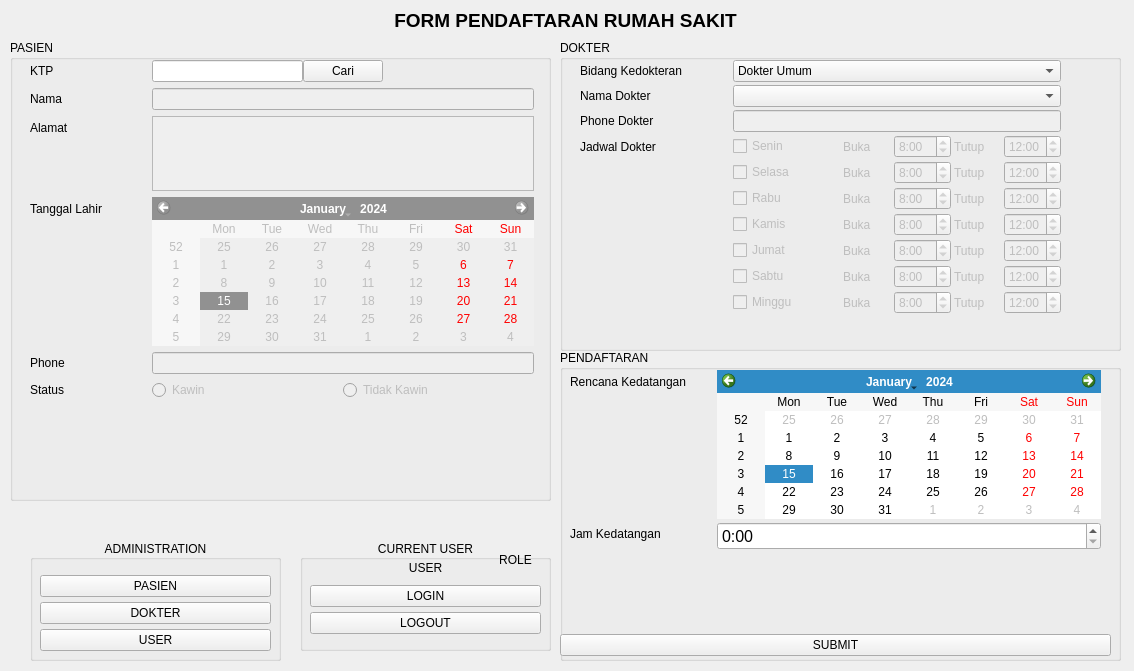
<?xml version="1.0" encoding="UTF-8"?>
<ui version="4.0">
 <class>FrmPendaftaran</class>
 <widget class="QMainWindow" name="FrmPendaftaran">
  <property name="geometry">
   <rect>
    <x>0</x>
    <y>0</y>
    <width>1134</width>
    <height>671</height>
   </rect>
  </property>
  <property name="windowTitle">
   <string>FrmPendaftaran</string>
  </property>
  <widget class="QWidget" name="centralwidget">
   <widget class="QLabel" name="label">
    <property name="geometry">
     <rect>
      <x>10</x>
      <y>10</y>
      <width>1111</width>
      <height>20</height>
     </rect>
    </property>
    <property name="font">
     <font>
      <pointsize>14</pointsize>
      <weight>75</weight>
      <bold>true</bold>
     </font>
    </property>
    <property name="text">
     <string>FORM PENDAFTARAN RUMAH SAKIT</string>
    </property>
    <property name="alignment">
     <set>Qt::AlignCenter</set>
    </property>
   </widget>
   <widget class="QGroupBox" name="groupBox">
    <property name="geometry">
     <rect>
      <x>300</x>
      <y>540</y>
      <width>251</width>
      <height>111</height>
     </rect>
    </property>
    <property name="title">
     <string>CURRENT USER</string>
    </property>
    <property name="alignment">
     <set>Qt::AlignCenter</set>
    </property>
    <widget class="QWidget" name="verticalLayoutWidget">
     <property name="geometry">
      <rect>
       <x>10</x>
       <y>40</y>
       <width>231</width>
       <height>61</height>
      </rect>
     </property>
     <layout class="QVBoxLayout" name="verticalLayout">
      <property name="spacing">
       <number>0</number>
      </property>
      <item>
       <widget class="QPushButton" name="PB_Login">
        <property name="text">
         <string>LOGIN</string>
        </property>
       </widget>
      </item>
      <item>
       <widget class="QPushButton" name="PB_Logout">
        <property name="text">
         <string>LOGOUT</string>
        </property>
       </widget>
      </item>
     </layout>
    </widget>
    <widget class="QLabel" name="Lbl_CurrentUser">
     <property name="geometry">
      <rect>
       <x>10</x>
       <y>20</y>
       <width>231</width>
       <height>16</height>
      </rect>
     </property>
     <property name="text">
      <string>USER</string>
     </property>
     <property name="alignment">
      <set>Qt::AlignCenter</set>
     </property>
    </widget>
    <widget class="QLabel" name="Lbl_UserRole">
     <property name="geometry">
      <rect>
       <x>190</x>
       <y>10</y>
       <width>51</width>
       <height>20</height>
      </rect>
     </property>
     <property name="text">
      <string>ROLE</string>
     </property>
     <property name="alignment">
      <set>Qt::AlignCenter</set>
     </property>
    </widget>
   </widget>
   <widget class="QGroupBox" name="groupBox_2">
    <property name="geometry">
     <rect>
      <x>30</x>
      <y>540</y>
      <width>251</width>
      <height>121</height>
     </rect>
    </property>
    <property name="title">
     <string>ADMINISTRATION</string>
    </property>
    <property name="alignment">
     <set>Qt::AlignCenter</set>
    </property>
    <widget class="QWidget" name="verticalLayoutWidget_2">
     <property name="geometry">
      <rect>
       <x>10</x>
       <y>30</y>
       <width>231</width>
       <height>86</height>
      </rect>
     </property>
     <layout class="QVBoxLayout" name="verticalLayout_2">
      <property name="spacing">
       <number>0</number>
      </property>
      <item>
       <widget class="QPushButton" name="PB_Pasien">
        <property name="text">
         <string>PASIEN</string>
        </property>
       </widget>
      </item>
      <item>
       <widget class="QPushButton" name="PB_Dokter">
        <property name="text">
         <string>DOKTER</string>
        </property>
       </widget>
      </item>
      <item>
       <widget class="QPushButton" name="PB_User">
        <property name="text">
         <string>USER</string>
        </property>
       </widget>
      </item>
     </layout>
    </widget>
   </widget>
   <widget class="QGroupBox" name="groupBox_3">
    <property name="geometry">
     <rect>
      <x>10</x>
      <y>40</y>
      <width>541</width>
      <height>461</height>
     </rect>
    </property>
    <property name="font">
     <font>
      <weight>50</weight>
      <bold>false</bold>
     </font>
    </property>
    <property name="title">
     <string>PASIEN</string>
    </property>
    <property name="flat">
     <bool>false</bool>
    </property>
    <widget class="QWidget" name="formLayoutWidget">
     <property name="geometry">
      <rect>
       <x>0</x>
       <y>20</y>
       <width>544</width>
       <height>431</height>
      </rect>
     </property>
     <layout class="QFormLayout" name="formLayout">
      <property name="horizontalSpacing">
       <number>50</number>
      </property>
      <property name="leftMargin">
       <number>20</number>
      </property>
      <property name="rightMargin">
       <number>20</number>
      </property>
      <item row="0" column="0">
       <widget class="QLabel" name="kTPLabel">
        <property name="text">
         <string>KTP</string>
        </property>
       </widget>
      </item>
      <item row="1" column="0">
       <widget class="QLabel" name="namaLabel">
        <property name="text">
         <string>Nama</string>
        </property>
       </widget>
      </item>
      <item row="1" column="1">
       <widget class="QLineEdit" name="Txt_Nama">
        <property name="enabled">
         <bool>false</bool>
        </property>
       </widget>
      </item>
      <item row="2" column="0">
       <widget class="QLabel" name="alamatLabel">
        <property name="text">
         <string>Alamat</string>
        </property>
       </widget>
      </item>
      <item row="2" column="1">
       <widget class="QTextBrowser" name="Txt_Alamat">
        <property name="enabled">
         <bool>false</bool>
        </property>
        <property name="sizePolicy">
         <sizepolicy hsizetype="Expanding" vsizetype="Maximum">
          <horstretch>0</horstretch>
          <verstretch>0</verstretch>
         </sizepolicy>
        </property>
        <property name="maximumSize">
         <size>
          <width>16777215</width>
          <height>75</height>
         </size>
        </property>
       </widget>
      </item>
      <item row="3" column="0">
       <widget class="QLabel" name="tanggalLahirLabel">
        <property name="text">
         <string>Tanggal Lahir</string>
        </property>
       </widget>
      </item>
      <item row="3" column="1">
       <widget class="QCalendarWidget" name="Cal_TanggalLahir">
        <property name="enabled">
         <bool>false</bool>
        </property>
        <property name="sizePolicy">
         <sizepolicy hsizetype="Preferred" vsizetype="Fixed">
          <horstretch>0</horstretch>
          <verstretch>0</verstretch>
         </sizepolicy>
        </property>
       </widget>
      </item>
      <item row="4" column="0">
       <widget class="QLabel" name="phoneLabel">
        <property name="text">
         <string>Phone</string>
        </property>
       </widget>
      </item>
      <item row="4" column="1">
       <widget class="QLineEdit" name="Txt_Phone">
        <property name="enabled">
         <bool>false</bool>
        </property>
       </widget>
      </item>
      <item row="5" column="0">
       <widget class="QLabel" name="statusLabel">
        <property name="text">
         <string>Status</string>
        </property>
       </widget>
      </item>
      <item row="5" column="1">
       <layout class="QHBoxLayout" name="horizontalLayout">
        <item>
         <widget class="QRadioButton" name="Opt_Kawin">
          <property name="enabled">
           <bool>false</bool>
          </property>
          <property name="text">
           <string>Kawin</string>
          </property>
         </widget>
        </item>
        <item>
         <widget class="QRadioButton" name="Opt_Kawin_2">
          <property name="enabled">
           <bool>false</bool>
          </property>
          <property name="text">
           <string>Tidak Kawin</string>
          </property>
         </widget>
        </item>
       </layout>
      </item>
      <item row="0" column="1">
       <layout class="QHBoxLayout" name="horizontalLayout_4">
        <item>
         <widget class="QLineEdit" name="Txt_KTP"/>
        </item>
        <item>
         <widget class="QPushButton" name="PB_Cari">
          <property name="text">
           <string>Cari</string>
          </property>
         </widget>
        </item>
        <item>
         <spacer name="horizontalSpacer">
          <property name="orientation">
           <enum>Qt::Horizontal</enum>
          </property>
          <property name="sizeHint" stdset="0">
           <size>
            <width>40</width>
            <height>20</height>
           </size>
          </property>
         </spacer>
        </item>
       </layout>
      </item>
     </layout>
    </widget>
   </widget>
   <widget class="QGroupBox" name="groupBox_4">
    <property name="geometry">
     <rect>
      <x>560</x>
      <y>40</y>
      <width>561</width>
      <height>311</height>
     </rect>
    </property>
    <property name="title">
     <string>DOKTER</string>
    </property>
    <widget class="QWidget" name="formLayoutWidget_2">
     <property name="geometry">
      <rect>
       <x>0</x>
       <y>20</y>
       <width>521</width>
       <height>291</height>
      </rect>
     </property>
     <layout class="QFormLayout" name="formLayout_2">
      <property name="horizontalSpacing">
       <number>50</number>
      </property>
      <property name="verticalSpacing">
       <number>3</number>
      </property>
      <property name="leftMargin">
       <number>20</number>
      </property>
      <property name="rightMargin">
       <number>20</number>
      </property>
      <item row="0" column="0">
       <widget class="QLabel" name="bidangKedokteranLabel_2">
        <property name="text">
         <string>Bidang Kedokteran</string>
        </property>
       </widget>
      </item>
      <item row="0" column="1">
       <widget class="QComboBox" name="Cmb_Bidang">
        <item>
         <property name="text">
          <string>Dokter Umum</string>
         </property>
        </item>
        <item>
         <property name="text">
          <string>Kandungan</string>
         </property>
        </item>
        <item>
         <property name="text">
          <string>Anak</string>
         </property>
        </item>
        <item>
         <property name="text">
          <string>Penyakit Dalam</string>
         </property>
        </item>
        <item>
         <property name="text">
          <string>Bedah</string>
         </property>
        </item>
       </widget>
      </item>
      <item row="1" column="0">
       <widget class="QLabel" name="namaDokterLabel_2">
        <property name="text">
         <string>Nama Dokter</string>
        </property>
       </widget>
      </item>
      <item row="1" column="1">
       <widget class="QComboBox" name="Cmb_NamaDr"/>
      </item>
      <item row="2" column="0">
       <widget class="QLabel" name="phoneDokterLabel_2">
        <property name="text">
         <string>Phone Dokter</string>
        </property>
       </widget>
      </item>
      <item row="2" column="1">
       <widget class="QLineEdit" name="Txt_PhoneDokter">
        <property name="enabled">
         <bool>false</bool>
        </property>
       </widget>
      </item>
      <item row="3" column="0">
       <widget class="QLabel" name="jadwalDokterLabel_2">
        <property name="text">
         <string>Jadwal Dokter</string>
        </property>
       </widget>
      </item>
      <item row="3" column="1">
       <layout class="QVBoxLayout" name="verticalLayout_3">
        <property name="spacing">
         <number>3</number>
        </property>
        <item>
         <layout class="QHBoxLayout" name="horizontalLayout_5">
          <item>
           <widget class="QCheckBox" name="Chk_Senin">
            <property name="enabled">
             <bool>false</bool>
            </property>
            <property name="text">
             <string>Senin</string>
            </property>
           </widget>
          </item>
          <item>
           <layout class="QHBoxLayout" name="horizontalLayout_6">
            <item>
             <widget class="QLabel" name="label_3">
              <property name="enabled">
               <bool>false</bool>
              </property>
              <property name="text">
               <string>Buka</string>
              </property>
             </widget>
            </item>
            <item>
             <widget class="QTimeEdit" name="Time1_Buka">
              <property name="enabled">
               <bool>false</bool>
              </property>
              <property name="dateTime">
               <datetime>
                <hour>8</hour>
                <minute>0</minute>
                <second>0</second>
                <year>2000</year>
                <month>1</month>
                <day>2</day>
               </datetime>
              </property>
              <property name="displayFormat">
               <string>h:mm</string>
              </property>
             </widget>
            </item>
           </layout>
          </item>
          <item>
           <layout class="QHBoxLayout" name="horizontalLayout_7">
            <item>
             <widget class="QLabel" name="label_2">
              <property name="enabled">
               <bool>false</bool>
              </property>
              <property name="text">
               <string>Tutup</string>
              </property>
             </widget>
            </item>
            <item>
             <widget class="QTimeEdit" name="Time1_Tutup">
              <property name="enabled">
               <bool>false</bool>
              </property>
              <property name="dateTime">
               <datetime>
                <hour>12</hour>
                <minute>0</minute>
                <second>0</second>
                <year>2000</year>
                <month>1</month>
                <day>1</day>
               </datetime>
              </property>
              <property name="displayFormat">
               <string>h:mm</string>
              </property>
             </widget>
            </item>
           </layout>
          </item>
         </layout>
        </item>
        <item>
         <layout class="QHBoxLayout" name="horizontalLayout_8">
          <item>
           <widget class="QCheckBox" name="Chk_Selasa">
            <property name="enabled">
             <bool>false</bool>
            </property>
            <property name="text">
             <string>Selasa</string>
            </property>
           </widget>
          </item>
          <item>
           <layout class="QHBoxLayout" name="horizontalLayout_9">
            <item>
             <widget class="QLabel" name="label_4">
              <property name="enabled">
               <bool>false</bool>
              </property>
              <property name="text">
               <string>Buka</string>
              </property>
             </widget>
            </item>
            <item>
             <widget class="QTimeEdit" name="Time2_Buka">
              <property name="enabled">
               <bool>false</bool>
              </property>
              <property name="dateTime">
               <datetime>
                <hour>8</hour>
                <minute>0</minute>
                <second>0</second>
                <year>2000</year>
                <month>1</month>
                <day>1</day>
               </datetime>
              </property>
              <property name="displayFormat">
               <string>h:mm</string>
              </property>
             </widget>
            </item>
           </layout>
          </item>
          <item>
           <layout class="QHBoxLayout" name="horizontalLayout_10">
            <item>
             <widget class="QLabel" name="label_5">
              <property name="enabled">
               <bool>false</bool>
              </property>
              <property name="text">
               <string>Tutup</string>
              </property>
             </widget>
            </item>
            <item>
             <widget class="QTimeEdit" name="Time2_Tutup">
              <property name="enabled">
               <bool>false</bool>
              </property>
              <property name="dateTime">
               <datetime>
                <hour>12</hour>
                <minute>0</minute>
                <second>0</second>
                <year>2000</year>
                <month>1</month>
                <day>1</day>
               </datetime>
              </property>
              <property name="displayFormat">
               <string>h:mm</string>
              </property>
             </widget>
            </item>
           </layout>
          </item>
         </layout>
        </item>
        <item>
         <layout class="QHBoxLayout" name="horizontalLayout_11">
          <item>
           <widget class="QCheckBox" name="Chk_Rabu">
            <property name="enabled">
             <bool>false</bool>
            </property>
            <property name="text">
             <string>Rabu</string>
            </property>
           </widget>
          </item>
          <item>
           <layout class="QHBoxLayout" name="horizontalLayout_12">
            <item>
             <widget class="QLabel" name="label_6">
              <property name="enabled">
               <bool>false</bool>
              </property>
              <property name="text">
               <string>Buka</string>
              </property>
             </widget>
            </item>
            <item>
             <widget class="QTimeEdit" name="Time3_Buka">
              <property name="enabled">
               <bool>false</bool>
              </property>
              <property name="dateTime">
               <datetime>
                <hour>8</hour>
                <minute>0</minute>
                <second>0</second>
                <year>2000</year>
                <month>1</month>
                <day>1</day>
               </datetime>
              </property>
              <property name="displayFormat">
               <string>h:mm</string>
              </property>
             </widget>
            </item>
           </layout>
          </item>
          <item>
           <layout class="QHBoxLayout" name="horizontalLayout_13">
            <item>
             <widget class="QLabel" name="label_7">
              <property name="enabled">
               <bool>false</bool>
              </property>
              <property name="text">
               <string>Tutup</string>
              </property>
             </widget>
            </item>
            <item>
             <widget class="QTimeEdit" name="Time3_Tutup">
              <property name="enabled">
               <bool>false</bool>
              </property>
              <property name="dateTime">
               <datetime>
                <hour>12</hour>
                <minute>0</minute>
                <second>0</second>
                <year>2000</year>
                <month>1</month>
                <day>1</day>
               </datetime>
              </property>
              <property name="displayFormat">
               <string>h:mm</string>
              </property>
             </widget>
            </item>
           </layout>
          </item>
         </layout>
        </item>
        <item>
         <layout class="QHBoxLayout" name="horizontalLayout_14">
          <item>
           <widget class="QCheckBox" name="Chk_Kamis">
            <property name="enabled">
             <bool>false</bool>
            </property>
            <property name="text">
             <string>Kamis</string>
            </property>
           </widget>
          </item>
          <item>
           <layout class="QHBoxLayout" name="horizontalLayout_15">
            <item>
             <widget class="QLabel" name="label_8">
              <property name="enabled">
               <bool>false</bool>
              </property>
              <property name="text">
               <string>Buka</string>
              </property>
             </widget>
            </item>
            <item>
             <widget class="QTimeEdit" name="Time4_Buka">
              <property name="enabled">
               <bool>false</bool>
              </property>
              <property name="dateTime">
               <datetime>
                <hour>8</hour>
                <minute>0</minute>
                <second>0</second>
                <year>2000</year>
                <month>1</month>
                <day>1</day>
               </datetime>
              </property>
              <property name="displayFormat">
               <string>h:mm</string>
              </property>
             </widget>
            </item>
           </layout>
          </item>
          <item>
           <layout class="QHBoxLayout" name="horizontalLayout_16">
            <item>
             <widget class="QLabel" name="label_9">
              <property name="enabled">
               <bool>false</bool>
              </property>
              <property name="text">
               <string>Tutup</string>
              </property>
             </widget>
            </item>
            <item>
             <widget class="QTimeEdit" name="Time4_Tutup">
              <property name="enabled">
               <bool>false</bool>
              </property>
              <property name="dateTime">
               <datetime>
                <hour>12</hour>
                <minute>0</minute>
                <second>0</second>
                <year>2000</year>
                <month>1</month>
                <day>1</day>
               </datetime>
              </property>
              <property name="displayFormat">
               <string>h:mm</string>
              </property>
             </widget>
            </item>
           </layout>
          </item>
         </layout>
        </item>
        <item>
         <layout class="QHBoxLayout" name="horizontalLayout_17">
          <item>
           <widget class="QCheckBox" name="Chk_Jumat">
            <property name="enabled">
             <bool>false</bool>
            </property>
            <property name="text">
             <string>Jumat</string>
            </property>
           </widget>
          </item>
          <item>
           <layout class="QHBoxLayout" name="horizontalLayout_18">
            <item>
             <widget class="QLabel" name="label_10">
              <property name="enabled">
               <bool>false</bool>
              </property>
              <property name="text">
               <string>Buka</string>
              </property>
             </widget>
            </item>
            <item>
             <widget class="QTimeEdit" name="Time5_Buka">
              <property name="enabled">
               <bool>false</bool>
              </property>
              <property name="dateTime">
               <datetime>
                <hour>8</hour>
                <minute>0</minute>
                <second>0</second>
                <year>2000</year>
                <month>1</month>
                <day>1</day>
               </datetime>
              </property>
              <property name="displayFormat">
               <string>h:mm</string>
              </property>
             </widget>
            </item>
           </layout>
          </item>
          <item>
           <layout class="QHBoxLayout" name="horizontalLayout_19">
            <item>
             <widget class="QLabel" name="label_11">
              <property name="enabled">
               <bool>false</bool>
              </property>
              <property name="text">
               <string>Tutup</string>
              </property>
             </widget>
            </item>
            <item>
             <widget class="QTimeEdit" name="Time5_Tutup">
              <property name="enabled">
               <bool>false</bool>
              </property>
              <property name="dateTime">
               <datetime>
                <hour>12</hour>
                <minute>0</minute>
                <second>0</second>
                <year>2000</year>
                <month>1</month>
                <day>1</day>
               </datetime>
              </property>
              <property name="displayFormat">
               <string>h:mm</string>
              </property>
             </widget>
            </item>
           </layout>
          </item>
         </layout>
        </item>
        <item>
         <layout class="QHBoxLayout" name="horizontalLayout_20">
          <item>
           <widget class="QCheckBox" name="Chk_Sabtu">
            <property name="enabled">
             <bool>false</bool>
            </property>
            <property name="text">
             <string>Sabtu</string>
            </property>
           </widget>
          </item>
          <item>
           <layout class="QHBoxLayout" name="horizontalLayout_21">
            <item>
             <widget class="QLabel" name="label_12">
              <property name="enabled">
               <bool>false</bool>
              </property>
              <property name="text">
               <string>Buka</string>
              </property>
             </widget>
            </item>
            <item>
             <widget class="QTimeEdit" name="Time6_Buka">
              <property name="enabled">
               <bool>false</bool>
              </property>
              <property name="dateTime">
               <datetime>
                <hour>8</hour>
                <minute>0</minute>
                <second>0</second>
                <year>2000</year>
                <month>1</month>
                <day>1</day>
               </datetime>
              </property>
              <property name="displayFormat">
               <string>h:mm</string>
              </property>
             </widget>
            </item>
           </layout>
          </item>
          <item>
           <layout class="QHBoxLayout" name="horizontalLayout_22">
            <item>
             <widget class="QLabel" name="label_13">
              <property name="enabled">
               <bool>false</bool>
              </property>
              <property name="text">
               <string>Tutup</string>
              </property>
             </widget>
            </item>
            <item>
             <widget class="QTimeEdit" name="Time6_Tutup">
              <property name="enabled">
               <bool>false</bool>
              </property>
              <property name="dateTime">
               <datetime>
                <hour>12</hour>
                <minute>0</minute>
                <second>0</second>
                <year>2000</year>
                <month>1</month>
                <day>1</day>
               </datetime>
              </property>
              <property name="displayFormat">
               <string>h:mm</string>
              </property>
             </widget>
            </item>
           </layout>
          </item>
         </layout>
        </item>
        <item>
         <layout class="QHBoxLayout" name="horizontalLayout_23">
          <item>
           <widget class="QCheckBox" name="Chk_Minggu">
            <property name="enabled">
             <bool>false</bool>
            </property>
            <property name="text">
             <string>Minggu</string>
            </property>
           </widget>
          </item>
          <item>
           <layout class="QHBoxLayout" name="horizontalLayout_24">
            <item>
             <widget class="QLabel" name="label_14">
              <property name="enabled">
               <bool>false</bool>
              </property>
              <property name="text">
               <string>Buka</string>
              </property>
             </widget>
            </item>
            <item>
             <widget class="QTimeEdit" name="Time7_Buka">
              <property name="enabled">
               <bool>false</bool>
              </property>
              <property name="dateTime">
               <datetime>
                <hour>8</hour>
                <minute>0</minute>
                <second>0</second>
                <year>2000</year>
                <month>1</month>
                <day>1</day>
               </datetime>
              </property>
              <property name="displayFormat">
               <string>h:mm</string>
              </property>
             </widget>
            </item>
           </layout>
          </item>
          <item>
           <layout class="QHBoxLayout" name="horizontalLayout_25">
            <item>
             <widget class="QLabel" name="label_15">
              <property name="enabled">
               <bool>false</bool>
              </property>
              <property name="text">
               <string>Tutup</string>
              </property>
             </widget>
            </item>
            <item>
             <widget class="QTimeEdit" name="Time7_Tutup">
              <property name="enabled">
               <bool>false</bool>
              </property>
              <property name="dateTime">
               <datetime>
                <hour>12</hour>
                <minute>0</minute>
                <second>0</second>
                <year>2000</year>
                <month>1</month>
                <day>1</day>
               </datetime>
              </property>
              <property name="displayFormat">
               <string>h:mm</string>
              </property>
             </widget>
            </item>
           </layout>
          </item>
         </layout>
        </item>
       </layout>
      </item>
     </layout>
    </widget>
   </widget>
   <widget class="QGroupBox" name="groupBox_5">
    <property name="geometry">
     <rect>
      <x>560</x>
      <y>350</y>
      <width>561</width>
      <height>311</height>
     </rect>
    </property>
    <property name="title">
     <string>PENDAFTARAN</string>
    </property>
    <widget class="QWidget" name="formLayoutWidget_3">
     <property name="geometry">
      <rect>
       <x>0</x>
       <y>20</y>
       <width>551</width>
       <height>256</height>
      </rect>
     </property>
     <layout class="QFormLayout" name="formLayout_3">
      <property name="horizontalSpacing">
       <number>30</number>
      </property>
      <property name="verticalSpacing">
       <number>3</number>
      </property>
      <property name="leftMargin">
       <number>10</number>
      </property>
      <property name="rightMargin">
       <number>10</number>
      </property>
      <item row="0" column="0">
       <widget class="QLabel" name="rencanaKedatanganLabel">
        <property name="text">
         <string>Rencana Kedatangan</string>
        </property>
       </widget>
      </item>
      <item row="0" column="1">
       <widget class="QCalendarWidget" name="Cal_TanggalDatang">
        <property name="sizePolicy">
         <sizepolicy hsizetype="Preferred" vsizetype="Fixed">
          <horstretch>0</horstretch>
          <verstretch>0</verstretch>
         </sizepolicy>
        </property>
       </widget>
      </item>
      <item row="1" column="0">
       <widget class="QLabel" name="jamKedatanganLabel">
        <property name="text">
         <string>Jam Kedatangan</string>
        </property>
       </widget>
      </item>
      <item row="1" column="1">
       <widget class="QTimeEdit" name="TimeDatang">
        <property name="font">
         <font>
          <pointsize>12</pointsize>
         </font>
        </property>
        <property name="displayFormat">
         <string>h:mm</string>
        </property>
       </widget>
      </item>
     </layout>
    </widget>
    <widget class="QWidget" name="horizontalLayoutWidget_2">
     <property name="geometry">
      <rect>
       <x>0</x>
       <y>280</y>
       <width>551</width>
       <height>31</height>
      </rect>
     </property>
     <layout class="QHBoxLayout" name="horizontalLayout_2">
      <item>
       <widget class="QPushButton" name="PB_Submit">
        <property name="font">
         <font>
          <weight>50</weight>
          <bold>false</bold>
         </font>
        </property>
        <property name="text">
         <string>SUBMIT</string>
        </property>
       </widget>
      </item>
     </layout>
    </widget>
   </widget>
  </widget>
 </widget>
 <resources/>
 <connections/>
</ui>
